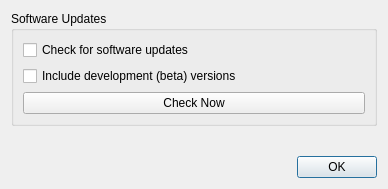
<?xml version="1.0" encoding="UTF-8"?>
<ui version="4.0">
 <class>SettingsWidget</class>
 <widget class="QDialog" name="SettingsWidget">
  <property name="geometry">
   <rect>
    <x>0</x>
    <y>0</y>
    <width>388</width>
    <height>189</height>
   </rect>
  </property>
  <property name="windowTitle">
   <string>Settings</string>
  </property>
  <layout class="QVBoxLayout" name="verticalLayout_2">
   <item>
    <widget class="QGroupBox" name="frmUpdates">
     <property name="title">
      <string>Software Updates</string>
     </property>
     <layout class="QVBoxLayout" name="verticalLayout">
      <item>
       <widget class="QCheckBox" name="chkUpdates">
        <property name="text">
         <string>Check for software updates</string>
        </property>
       </widget>
      </item>
      <item>
       <widget class="QCheckBox" name="chkDevelUpdates">
        <property name="text">
         <string>Include development (beta) versions</string>
        </property>
       </widget>
      </item>
      <item>
       <widget class="QPushButton" name="btnCheckNow">
        <property name="text">
         <string>Check Now</string>
        </property>
       </widget>
      </item>
     </layout>
    </widget>
   </item>
   <item>
    <spacer name="verticalSpacer">
     <property name="orientation">
      <enum>Qt::Vertical</enum>
     </property>
     <property name="sizeHint" stdset="0">
      <size>
       <width>20</width>
       <height>16</height>
      </size>
     </property>
    </spacer>
   </item>
   <item>
    <widget class="QDialogButtonBox" name="btns">
     <property name="orientation">
      <enum>Qt::Horizontal</enum>
     </property>
     <property name="standardButtons">
      <set>QDialogButtonBox::Ok</set>
     </property>
    </widget>
   </item>
  </layout>
 </widget>
 <resources/>
 <connections>
  <connection>
   <sender>btns</sender>
   <signal>accepted()</signal>
   <receiver>SettingsWidget</receiver>
   <slot>accept()</slot>
   <hints>
    <hint type="sourcelabel">
     <x>224</x>
     <y>147</y>
    </hint>
    <hint type="destinationlabel">
     <x>157</x>
     <y>168</y>
    </hint>
   </hints>
  </connection>
  <connection>
   <sender>btns</sender>
   <signal>rejected()</signal>
   <receiver>SettingsWidget</receiver>
   <slot>reject()</slot>
   <hints>
    <hint type="sourcelabel">
     <x>292</x>
     <y>153</y>
    </hint>
    <hint type="destinationlabel">
     <x>286</x>
     <y>168</y>
    </hint>
   </hints>
  </connection>
  <connection>
   <sender>chkUpdates</sender>
   <signal>toggled(bool)</signal>
   <receiver>chkDevelUpdates</receiver>
   <slot>setEnabled(bool)</slot>
   <hints>
    <hint type="sourcelabel">
     <x>137</x>
     <y>41</y>
    </hint>
    <hint type="destinationlabel">
     <x>137</x>
     <y>55</y>
    </hint>
   </hints>
  </connection>
 </connections>
</ui>
